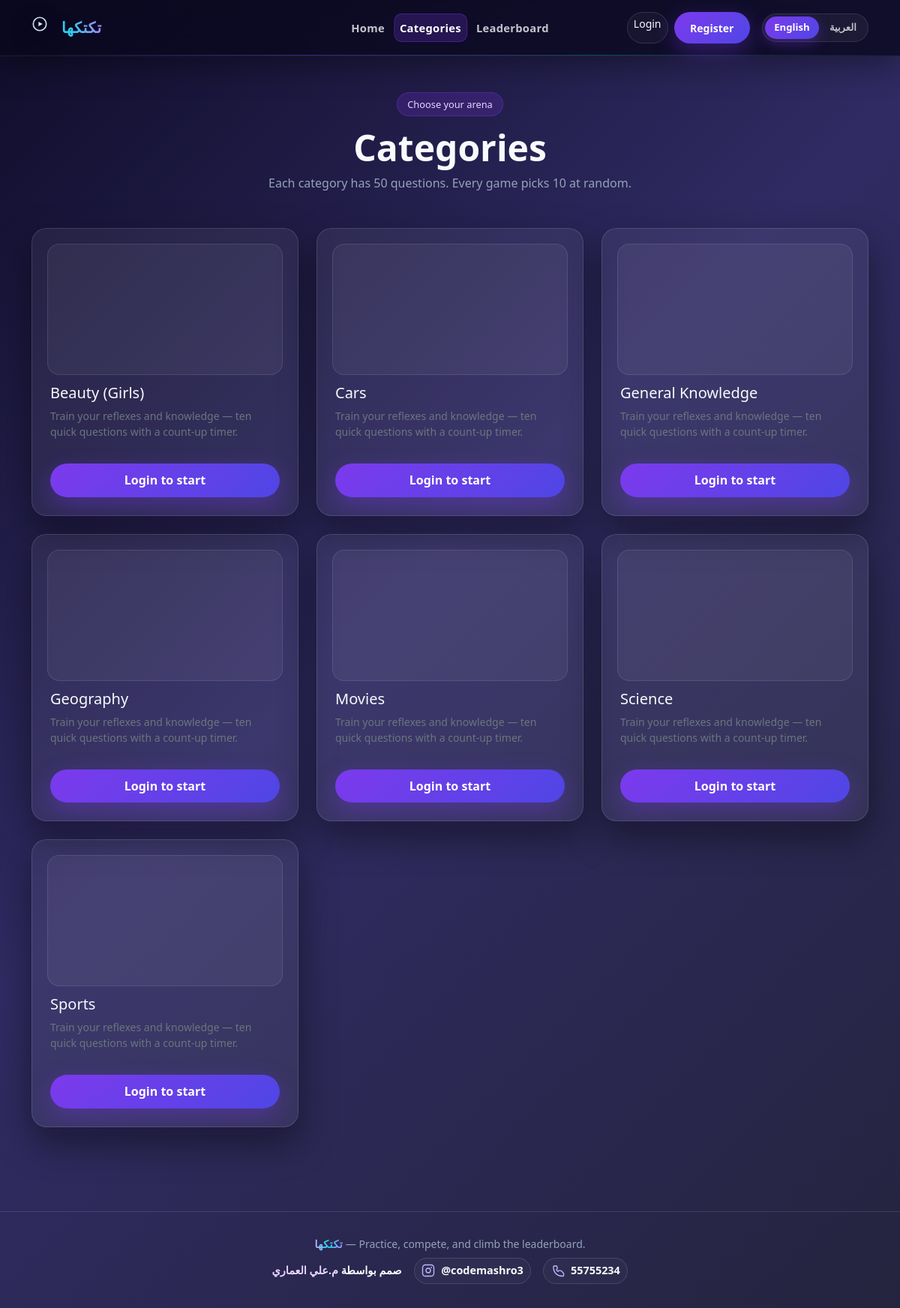
Page /categories/ on the earlier database version.
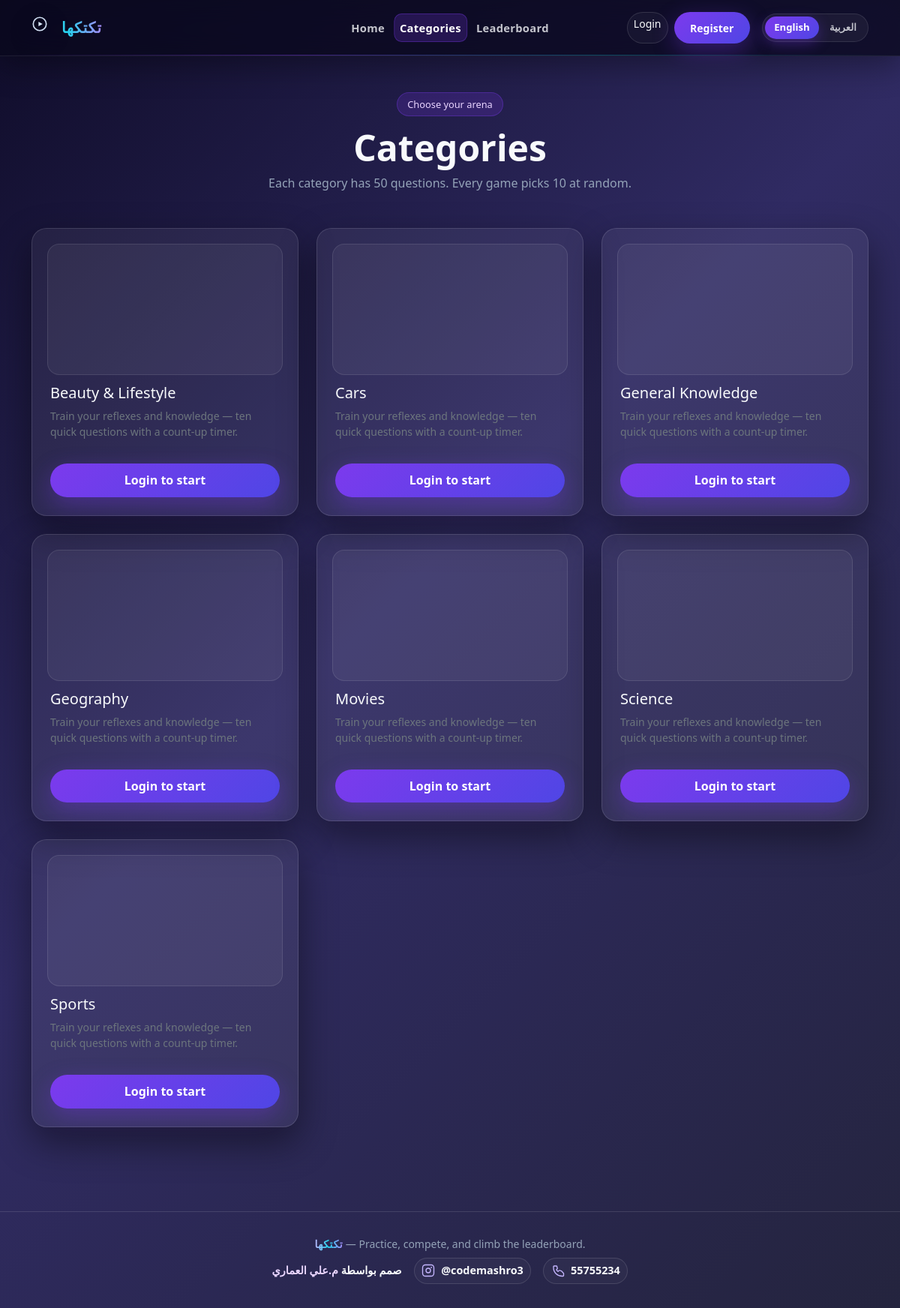
Same page on the later database version.
### quiz/models.py (models this page shows, shortened)
class Category(models.Model):
    name = models.CharField(max_length=120)
    name_ar = models.CharField(max_length=120, blank=True, default="")
    slug = models.SlugField(max_length=140, unique=True, blank=True)
    class Meta:
        ordering = ["name"]
        verbose_name_plural = "Categories"
    def display_name(self):
        from django.utils import translation
        if translation.get_language().startswith("ar") and self.name_ar:
            return self.name_ar
        return self.name
    def category_image_relpath(self) -> str:
        base = f"img/categories/{self.slug}"
        for ext in _CATEGORY_THUMB_EXTS:
            rel = f"{base}{ext}"
            if finders.find(rel):
                return rel
        return f"{base}.svg"

### quiz/views.py (the view)
# urls.py: path("categories/", views.categories_list, name="categories"),
def categories_list(request):
    return render(
        request,
        "quiz/categories.html",
        {"categories": Category.objects.exclude(slug=TMASIHA_SLUG)},
    )

### quiz/templates/quiz/categories.html (shortened to what this page needs)
{% extends "quiz/base.html" %}
{% load i18n static %}
{% block content %}
<section class="py-5">
  <div class="container">
    <div class="text-center mb-5 fade-in-up">
      <span class="pill mb-3">{% trans "Choose your arena" %}</span>
      <h1 class="hero-title">{% trans "Categories" %}</h1>
      <p class="hero-sub mx-auto">{% trans "Each category has 50 questions. Every game picks 10 at random." %}</p>
    </div>
    <div class="row g-4">
      {% for cat in categories %}
        <div class="col-md-6 col-xl-4 fade-in-up">
          <div class="arena-card arena-card-hover p-4 h-100 d-flex flex-column">
            <div class="category-thumb-wrap" aria-hidden="true">
              <img
                class="category-funny-thumb"
                src="{% static cat.category_image_relpath %}"
                alt=""
                width="200"
                height="200"
                loading="lazy"
                decoding="async"
              />
            </div>
            <h2 class="h5">{{ cat.display_name }}</h2>
            <p class="text-secondary small flex-grow-1">{% trans "Train your reflexes and knowledge — ten quick questions with a count-up timer." %}</p>
            {% url 'start_quiz' cat.slug as start_url %}
            {% if user.is_authenticated %}
              <a href="{{ start_url }}" class="btn btn-arena-primary mt-3">{% trans "Start quiz" %}</a>
            {% else %}
              <a href="{% url 'login' %}?next={{ start_url|urlencode }}" class="btn btn-arena-primary mt-3">{% trans "Login to start" %}</a>
            {% endif %}
          </div>
        </div>
      {% empty %}
        <p>{% trans "No categories yet. Seed the database from the project README." %}</p>
      {% endfor %}
    </div>
  </div>
</section>
{% endblock %}

### quiz/templates/quiz/base.html (shortened to what this page needs)
{% load static i18n %}
{% get_current_language as LANGUAGE_CODE %}
<!DOCTYPE html>
<html lang="{{ LANGUAGE_CODE }}" dir="{% if LANGUAGE_CODE == 'ar' %}rtl{% else %}ltr{% endif %}">
<head>
  <link href="https://cdn.jsdelivr.net/npm/bootstrap@5.3.3/dist/css/bootstrap.min.css" rel="stylesheet">
  <link rel="stylesheet" href="{% static 'css/arena.css' %}">
</head>
<body class="arena-body d-flex flex-column min-vh-100">
  <nav class="navbar navbar-expand-lg arena-navbar arena-navbar-pro sticky-top">
    <div class="container arena-nav-container py-2">
      <a class="navbar-brand arena-nav-brand brand-glow d-flex align-items-center gap-2" href="{% url 'home' %}">
        <span class="brand-icon" aria-hidden="true">
        </span>
        <span>{% trans "تكتكها" %}</span>
      </a>
      <div class="collapse navbar-collapse arena-nav-collapse" id="navMain">
        <ul class="navbar-nav nav-arena-main mb-3 mb-lg-0 align-items-lg-center gap-lg-1">
          <li class="nav-item">
            <a class="nav-link nav-link-pro {% if request.resolver_match and request.resolver_match.url_name == 'home' %}active{% endif %}" href="{% url 'home' %}">{% trans "Home" %}</a>
          </li>
          <li class="nav-item">
            <a class="nav-link nav-link-pro {% if request.resolver_match and request.resolver_match.url_name == 'categories' %}active{% endif %}" href="{% url 'categories' %}">{% trans "Categories" %}</a>
          </li>
          <li class="nav-item">
            <a class="nav-link nav-link-pro {% if request.resolver_match and request.resolver_match.url_name == 'leaderboard' %}active{% endif %}" href="{% url 'leaderboard' %}">{% trans "Leaderboard" %}</a>
          </li>
        </ul>
        <div class="nav-arena-toolbar d-flex flex-column flex-lg-row align-items-stretch align-items-lg-center gap-2 gap-lg-3">
          {% if user.is_authenticated %}
            <form action="{% url 'logout' %}" method="post" class="nav-arena-auth m-0">
              {% csrf_token %}
              <button type="submit" class="btn btn-arena-outline btn-sm w-100 w-lg-auto">{% trans "Logout" %}</button>
            </form>
          {% else %}
            <div class="nav-arena-auth d-flex flex-column flex-sm-row gap-2">
              <a class="btn btn-arena-outline btn-sm" href="{% url 'login' %}">{% trans "Login" %}</a>
              <a class="btn btn-arena-primary btn-sm" href="{% url 'register' %}">{% trans "Register" %}</a>
            </div>
          {% endif %}
          <div class="nav-arena-lang" role="group" aria-label="Language">
            <form action="{% url 'set_language' %}" method="post" class="d-inline m-0">
              <button type="submit" name="language" value="en" class="btn btn-sm lang-seg {% if LANGUAGE_CODE == 'en' %}is-active{% endif %}">English</button>
            </form>
            <form action="{% url 'set_language' %}" method="post" class="d-inline m-0">
              <button type="submit" name="language" value="ar" class="btn btn-sm lang-seg {% if LANGUAGE_CODE == 'ar' %}is-active{% endif %}">العربية</button>
            </form>
          </div>
        </div>
      </div>
    </div>
  </nav>
  <main class="flex-grow-1">
    {% block content %}{% endblock %}
  </main>
  <footer class="footer-arena">
    <div class="container text-center small">
      <div class="footer-brand-line">
        <span class="brand-glow">{% trans "تكتكها" %}</span> — {% trans "Practice, compete, and climb the leaderboard." %}
      </div>
      <div class="footer-credit mt-2 d-flex align-items-center justify-content-center flex-wrap gap-3">
        <div class="footer-credit-author">
          صمم بواسطة <span class="footer-credit-name">م.علي العماري</span>
        </div>
        <a
          class="footer-credit-link"
          href="https://instagram.com/codemashro3"
          target="_blank"
          rel="noopener noreferrer"
          aria-label="Instagram"
        >
          <span class="footer-credit-icon" aria-hidden="true">
          </span>
          <span class="footer-credit-link-text">@codemashro3</span>
        </a>
        <a class="footer-credit-link" href="tel:55755234" aria-label="Phone">
          <span class="footer-credit-icon" aria-hidden="true">
          </span>
          <span class="footer-credit-link-text">55755234</span>
        </a>
      </div>
    </div>
  </footer>
</body>
</html>

Differences in the rows shown:
changed Category: display_name "Beauty (Girls)" → "Beauty & Lifestyle"
